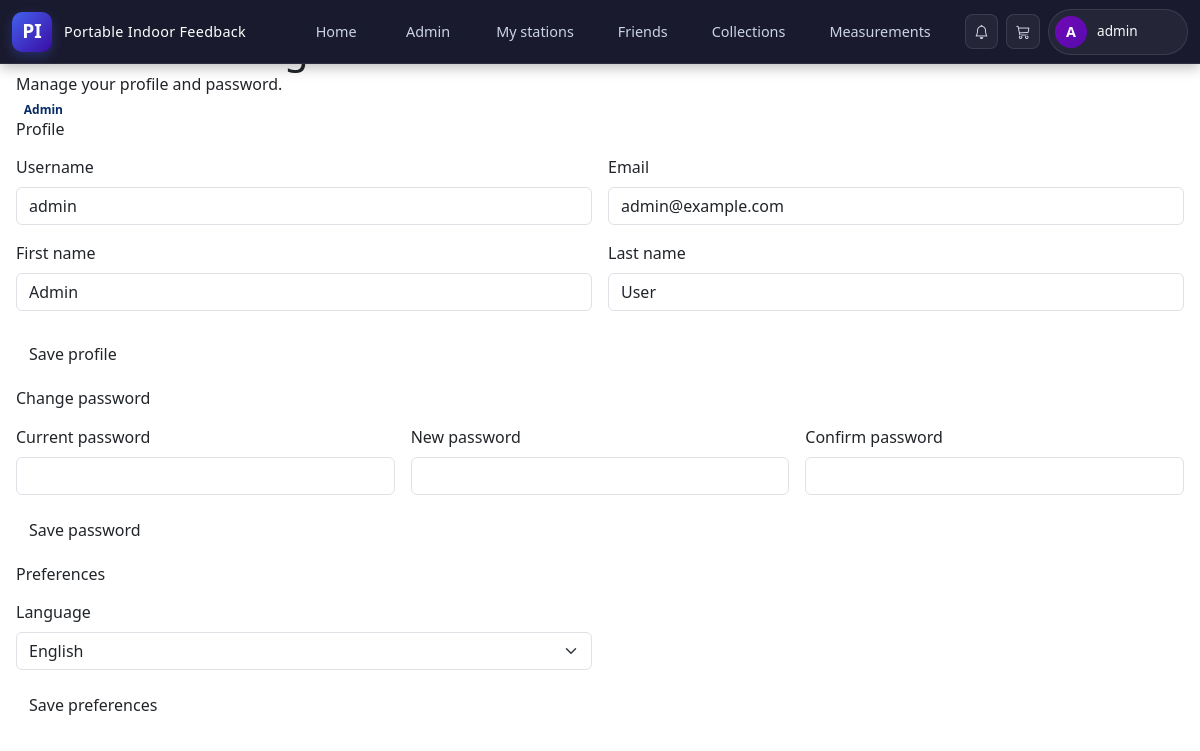
/auth/account.php (signed in), run on the app's committed database.
### tables this page shows
CREATE TABLE `user` (
  `pk_username` varchar(50) NOT NULL,
  `firstName` varchar(50) NOT NULL,
  `lastName` varchar(50) NOT NULL,
  `password` varchar(255) NOT NULL,
  `email` varchar(50) NOT NULL,
  `role` enum('User','Admin') NOT NULL DEFAULT 'User',
  `code` int DEFAULT NULL,
  `status` varchar(20) NOT NULL DEFAULT 'notverified',
  `mustChangePassword` tinyint(1) NOT NULL DEFAULT '0'
);

### auth/account.php (the view, shortened to what this page needs)
<?php
require '../includes/db_connection.php';
$username  = $_SESSION['pk_username'] ?? ($_SESSION['username'] ?? '');
$firstName = $_SESSION['firstName'] ?? ($_SESSION['first_name'] ?? '');
$lastName  = $_SESSION['lastName'] ?? '';
$email     = $_SESSION['email'] ?? '';
$role      = $_SESSION['role'] ?? 'User';
$sqlUser = "SELECT pk_username, firstName, lastName, email, role FROM user WHERE pk_username = ?";
$stmtUser = mysqli_prepare($link, $sqlUser);
if ($stmtUser) {
    mysqli_stmt_bind_param($stmtUser, 's', $username);
    mysqli_stmt_execute($stmtUser);
    $resUser = mysqli_stmt_get_result($stmtUser);
    if ($rowUser = mysqli_fetch_assoc($resUser)) {
        $username  = $rowUser['pk_username'];
        $firstName = $rowUser['firstName'];
        $lastName  = $rowUser['lastName'];
        $email     = $rowUser['email'];
        $role      = $rowUser['role'];
    }
}
?>
<?php include '../includes/header.php'; ?>
<main class="main-shell d-flex justify-content-center">
    <div class="container-xxl px-3 py-4">
        <section class="glass-card mb-3">
            <div class="glass-card-header">
                <div>
                    <h1 class="glass-card-title mb-0">
                    </h1>
                    <p class="glass-card-sub mb-0">
                        <?php echo $lang === 'de'
                            ? 'Verwalte dein Profil und dein Passwort.'
                            : 'Manage your profile and password.'; ?>
                    </p>
                </div>
                <span class="badge bg-gradient-primary-soft text-primary-emphasis">
                    <?php echo htmlspecialchars($role); ?>
                </span>
            </div>
            <div class="glass-card-body">
                <h2 class="h6 mb-3">
                    <?php echo $lang === 'de' ? 'Profil' : 'Profile'; ?>
                </h2>
                <form method="post" action="<?php echo htmlspecialchars(basename($_SERVER['PHP_SELF'])); ?>">
                    <div class="row g-3 mb-3">
                        <div class="col-md-6">
                            <label class="form-label">
                                <?php echo $lang === 'de' ? 'Benutzername' : 'Username'; ?>
                            </label>
                            <input
                                type="text"
                                name="username"
                                class="form-control"
                                value="<?php echo htmlspecialchars($username); ?>"
                                required>
                        </div>
                        <div class="col-md-6">
                            <label class="form-label">
                                <?php echo $lang === 'de' ? 'E-Mail' : 'Email'; ?>
                            </label>
                            <input
                                type="email"
                                name="email"
                                class="form-control"
                                value="<?php echo htmlspecialchars($email); ?>"
                                required>
                        </div>
                    </div>
                    <div class="row g-3 mb-4">
                        <div class="col-md-6">
                            <label class="form-label">
                                <?php echo $lang === 'de' ? 'Vorname' : 'First name'; ?>
                            </label>
                            <input
                                type="text"
                                name="firstName"
                                class="form-control"
                                value="<?php echo htmlspecialchars($firstName); ?>"
                                required>
                        </div>
                        <div class="col-md-6">
                            <label class="form-label">
                                <?php echo $lang === 'de' ? 'Nachname' : 'Last name'; ?>
                            </label>
                            <input
                                type="text"
                                name="lastName"
                                class="form-control"
                                value="<?php echo htmlspecialchars($lastName); ?>"
                                required>
                        </div>
                    </div>
                    <button type="submit" name="save_profile" class="btn btn-primary-soft">
                        <?php echo $lang === 'de' ? 'Profil speichern' : 'Save profile'; ?>
                    </button>
                </form>
            </div>
        </section>
        <section class="glass-card mb-3">
            <div class="glass-card-body">
                <h2 class="h6 mb-3">
                    <?php echo $lang === 'de' ? 'Passwort ändern' : 'Change password'; ?>
                </h2>
                <form method="post" action="<?php echo htmlspecialchars(basename($_SERVER['PHP_SELF'])); ?>">
                    <div class="row g-3 mb-3">
                        <div class="col-md-4">
                            <label class="form-label">
                                <?php echo $lang === 'de' ? 'Aktuelles Passwort' : 'Current password'; ?>
                            </label>
                            <input
                                type="password"
                                name="current_password"
                                class="form-control"
                                required>
                        </div>
                        <div class="col-md-4">
                            <label class="form-label">
                                <?php echo $lang === 'de' ? 'Neues Passwort' : 'New password'; ?>
                            </label>
                            <input
                                type="password"
                                name="new_password"
                                class="form-control"
                                minlength="8"
                                required>
                        </div>
                        <div class="col-md-4">
                            <label class="form-label">
                                <?php echo $lang === 'de' ? 'Passwort bestätigen' : 'Confirm password'; ?>
                            </label>
                            <input
                                type="password"
                                name="confirm_password"
                                class="form-control"
                                minlength="8"
                                required>
                        </div>
                    </div>
                    <button type="submit" name="change_password" class="btn btn-primary-soft">
                        <?php echo $lang === 'de' ? 'Passwort speichern' : 'Save password'; ?>
                    </button>
                </form>
            </div>
        </section>
        <section class="glass-card">
            <div class="glass-card-body">
                <h2 class="h6 mb-3">
                    <?php echo $lang === 'de' ? 'Einstellungen' : 'Preferences'; ?>
                </h2>
                <form method="post" action="<?php echo htmlspecialchars(basename($_SERVER['PHP_SELF'])); ?>">
                    <div class="row g-3 mb-3">
                        <div class="col-md-6">
                            <label class="form-label">
                                <?php echo $lang === 'de' ? 'Sprache' : 'Language'; ?>
                            </label>
                            <select name="lang_pref" class="form-select">
                                <option value="en" <?php echo $lang === 'en' ? 'selected' : ''; ?>>English</option>
                            </select>
                        </div>
                    </div>
                    <button type="submit" name="save_prefs" class="btn btn-primary-soft">
                        <?php echo $lang === 'de' ? 'Einstellungen speichern' : 'Save preferences'; ?>
                    </button>
                </form>
            </div>
        </section>
    </div>
</main>
</body>
</html>

### data on the page
user: role "Admin", username "admin", email "admin@example.com", firstName "Admin", lastName "User"

### other printed values
$initials "A"
$displayName "admin"
